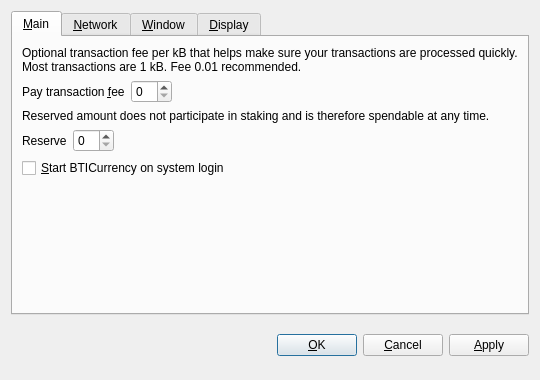
<?xml version="1.0" encoding="UTF-8"?>
<ui version="4.0">
 <class>OptionsDialog</class>
 <widget class="QDialog" name="OptionsDialog">
  <property name="geometry">
   <rect>
    <x>0</x>
    <y>0</y>
    <width>540</width>
    <height>380</height>
   </rect>
  </property>
  <property name="windowTitle">
   <string>Options</string>
  </property>
  <property name="modal">
   <bool>true</bool>
  </property>
  <layout class="QVBoxLayout" name="verticalLayout">
   <item>
    <widget class="QTabWidget" name="tabWidget">
     <property name="tabPosition">
      <enum>QTabWidget::North</enum>
     </property>
     <property name="currentIndex">
      <number>0</number>
     </property>
     <widget class="QWidget" name="tabMain">
      <attribute name="title">
       <string>&amp;Main</string>
      </attribute>
      <layout class="QVBoxLayout" name="verticalLayout_Main">
       <item>
        <widget class="QLabel" name="transactionFeeInfoLabel">
         <property name="text">
          <string>Optional transaction fee per kB that helps make sure your transactions are processed quickly. Most transactions are 1 kB. Fee 0.01 recommended.</string>
         </property>
         <property name="textFormat">
          <enum>Qt::PlainText</enum>
         </property>
         <property name="wordWrap">
          <bool>true</bool>
         </property>
        </widget>
       </item>
       <item>
        <layout class="QHBoxLayout" name="horizontalLayoutFee">
         <item>
          <widget class="QLabel" name="transactionFeeLabel">
           <property name="text">
            <string>Pay transaction &amp;fee</string>
           </property>
           <property name="textFormat">
            <enum>Qt::PlainText</enum>
           </property>
           <property name="buddy">
            <cstring>transactionFee</cstring>
           </property>
          </widget>
         </item>
         <item>
          <widget class="BitcoinAmountField" name="transactionFee"/>
         </item>
         <item>
          <spacer name="horizontalSpacerFee">
           <property name="orientation">
            <enum>Qt::Horizontal</enum>
           </property>
           <property name="sizeHint" stdset="0">
            <size>
             <width>40</width>
             <height>20</height>
            </size>
           </property>
          </spacer>
         </item>
        </layout>
       </item>
       <item>
        <widget class="QLabel" name="reserveBalanceInfoLabel">
         <property name="text">
          <string>Reserved amount does not participate in staking and is therefore spendable at any time.</string>
         </property>
         <property name="textFormat">
          <enum>Qt::PlainText</enum>
         </property>
         <property name="wordWrap">
          <bool>true</bool>
         </property>
        </widget>
       </item>
       <item>
        <layout class="QHBoxLayout" name="horizontalLayoutReserveBalance">
         <item>
          <widget class="QLabel" name="reserveBalanceLabel">
           <property name="text">
            <string>Reserve</string>
           </property>
           <property name="textFormat">
            <enum>Qt::PlainText</enum>
           </property>
           <property name="buddy">
            <cstring>reserveBalance</cstring>
           </property>
          </widget>
         </item>
         <item>
          <widget class="BitcoinAmountField" name="reserveBalance"/>
         </item>
         <item>
          <spacer name="horizontalSpacerReserveBalance">
           <property name="orientation">
            <enum>Qt::Horizontal</enum>
           </property>
           <property name="sizeHint" stdset="0">
            <size>
             <width>40</width>
             <height>20</height>
            </size>
           </property>
          </spacer>
         </item>
        </layout>
       </item>
       <item>
        <widget class="QCheckBox" name="bitcoinAtStartup">
         <property name="toolTip">
          <string>Automatically start BTICurrency after logging in to the system.</string>
         </property>
         <property name="text">
          <string>&amp;Start BTICurrency on system login</string>
         </property>
        </widget>
       </item>
       <item>
        <spacer name="verticalSpacer_Main">
         <property name="orientation">
          <enum>Qt::Vertical</enum>
         </property>
         <property name="sizeHint" stdset="0">
          <size>
           <width>20</width>
           <height>40</height>
          </size>
         </property>
        </spacer>
       </item>
      </layout>
     </widget>
     <widget class="QWidget" name="tabNetwork">
      <attribute name="title">
       <string>&amp;Network</string>
      </attribute>
      <layout class="QVBoxLayout" name="verticalLayout_Network">
       <item>
        <widget class="QCheckBox" name="mapPortUpnp">
         <property name="toolTip">
          <string>Automatically open the BTICurrency client port on the router. This only works when your router supports UPnP and it is enabled.</string>
         </property>
         <property name="text">
          <string>Map port using &amp;UPnP</string>
         </property>
        </widget>
       </item>
       <item>
        <widget class="QCheckBox" name="connectSocks">
         <property name="toolTip">
          <string>Connect to the BTICurrency network through a SOCKS5 proxy (e.g. when connecting through Tor).</string>
         </property>
         <property name="text">
          <string>&amp;Connect through SOCKS5 proxy:</string>
         </property>
        </widget>
       </item>
       <item>
        <layout class="QHBoxLayout" name="horizontalLayout_Network">
         <item>
          <widget class="QLabel" name="proxyIpLabel">
           <property name="text">
            <string>Proxy &amp;IP:</string>
           </property>
           <property name="textFormat">
            <enum>Qt::PlainText</enum>
           </property>
           <property name="buddy">
            <cstring>proxyIp</cstring>
           </property>
          </widget>
         </item>
         <item>
          <widget class="QValidatedLineEdit" name="proxyIp">
           <property name="maximumSize">
            <size>
             <width>140</width>
             <height>16777215</height>
            </size>
           </property>
           <property name="toolTip">
            <string>IP address of the proxy (e.g. 127.0.0.1)</string>
           </property>
          </widget>
         </item>
         <item>
          <widget class="QLabel" name="proxyPortLabel">
           <property name="text">
            <string>&amp;Port:</string>
           </property>
           <property name="textFormat">
            <enum>Qt::PlainText</enum>
           </property>
           <property name="buddy">
            <cstring>proxyPort</cstring>
           </property>
          </widget>
         </item>
         <item>
          <widget class="QLineEdit" name="proxyPort">
           <property name="maximumSize">
            <size>
             <width>55</width>
             <height>16777215</height>
            </size>
           </property>
           <property name="toolTip">
            <string>Port of the proxy (e.g. 9050)</string>
           </property>
          </widget>
         </item>
         <item>
          <spacer name="horizontalSpacer_Network">
           <property name="orientation">
            <enum>Qt::Horizontal</enum>
           </property>
           <property name="sizeHint" stdset="0">
            <size>
             <width>40</width>
             <height>20</height>
            </size>
           </property>
          </spacer>
         </item>
        </layout>
       </item>
       <item>
        <spacer name="verticalSpacer_Network">
         <property name="orientation">
          <enum>Qt::Vertical</enum>
         </property>
         <property name="sizeHint" stdset="0">
          <size>
           <width>20</width>
           <height>40</height>
          </size>
         </property>
        </spacer>
       </item>
      </layout>
     </widget>
     <widget class="QWidget" name="tabWindow">
      <attribute name="title">
       <string>&amp;Window</string>
      </attribute>
      <layout class="QVBoxLayout" name="verticalLayout_Window">
       <item>
        <widget class="QCheckBox" name="minimizeToTray">
         <property name="toolTip">
          <string>Show only a tray icon after minimizing the window.</string>
         </property>
         <property name="text">
          <string>&amp;Minimize to the tray instead of the taskbar</string>
         </property>
        </widget>
       </item>
       <item>
        <widget class="QCheckBox" name="minimizeOnClose">
         <property name="toolTip">
          <string>Minimize instead of exit the application when the window is closed. When this option is enabled, the application will be closed only after selecting Quit in the menu.</string>
         </property>
         <property name="text">
          <string>M&amp;inimize on close</string>
         </property>
        </widget>
       </item>
       <item>
        <spacer name="verticalSpacer_Window">
         <property name="orientation">
          <enum>Qt::Vertical</enum>
         </property>
         <property name="sizeHint" stdset="0">
          <size>
           <width>20</width>
           <height>40</height>
          </size>
         </property>
        </spacer>
       </item>
      </layout>
     </widget>
     <widget class="QWidget" name="tabDisplay">
      <attribute name="title">
       <string>&amp;Display</string>
      </attribute>
      <layout class="QVBoxLayout" name="verticalLayout_Display">
       <item>
        <layout class="QHBoxLayout" name="horizontalLayout_1_Display">
         <item>
          <widget class="QLabel" name="langLabel">
           <property name="text">
            <string>User Interface &amp;language:</string>
           </property>
           <property name="textFormat">
            <enum>Qt::PlainText</enum>
           </property>
           <property name="buddy">
            <cstring>lang</cstring>
           </property>
          </widget>
         </item>
         <item>
          <widget class="QValueComboBox" name="lang">
           <property name="toolTip">
            <string>The user interface language can be set here. This setting will take effect after restarting BTICurrency.</string>
           </property>
          </widget>
         </item>
        </layout>
       </item>
       <item>
        <layout class="QHBoxLayout" name="horizontalLayout_2_Display">
         <item>
          <widget class="QLabel" name="unitLabel">
           <property name="text">
            <string>&amp;Unit to show amounts in:</string>
           </property>
           <property name="textFormat">
            <enum>Qt::PlainText</enum>
           </property>
           <property name="buddy">
            <cstring>unit</cstring>
           </property>
          </widget>
         </item>
         <item>
          <widget class="QValueComboBox" name="unit">
           <property name="toolTip">
            <string>Choose the default subdivision unit to show in the interface and when sending coins.</string>
           </property>
          </widget>
         </item>
        </layout>
       </item>
       <item>
        <widget class="QCheckBox" name="coinControlFeatures">
         <property name="toolTip">
          <string>Whether to show coin control features or not.</string>
         </property>
         <property name="text">
          <string>Display coin &amp;control features (experts only!)</string>
         </property>
        </widget>
       </item>
       <item>
        <widget class="QCheckBox" name="minimizeCoinAge">
         <property name="toolTip">
          <string>Whether to select the coin outputs randomly or with minimal coin age.</string>
         </property>
         <property name="text">
          <string>Minimize weight consumption (experimental)</string>
         </property>
        </widget>
       </item>
       <item>
        <widget class="QCheckBox" name="useBlackTheme">
         <property name="text">
          <string>Use black visual theme (requires restart)</string>
         </property>
        </widget>
       </item>
       <item>
        <spacer name="verticalSpacer_Display">
         <property name="orientation">
          <enum>Qt::Vertical</enum>
         </property>
         <property name="sizeHint" stdset="0">
          <size>
           <width>20</width>
           <height>40</height>
          </size>
         </property>
        </spacer>
       </item>
      </layout>
     </widget>
    </widget>
   </item>
   <item>
    <layout class="QHBoxLayout" name="horizontalLayout_Buttons">
     <item>
      <spacer name="horizontalSpacer_1">
       <property name="orientation">
        <enum>Qt::Horizontal</enum>
       </property>
       <property name="sizeHint" stdset="0">
        <size>
         <width>40</width>
         <height>48</height>
        </size>
       </property>
      </spacer>
     </item>
     <item>
      <widget class="QLabel" name="statusLabel">
       <property name="font">
        <font>
         <weight>75</weight>
         <bold>true</bold>
        </font>
       </property>
       <property name="text">
        <string/>
       </property>
       <property name="textFormat">
        <enum>Qt::PlainText</enum>
       </property>
       <property name="wordWrap">
        <bool>true</bool>
       </property>
      </widget>
     </item>
     <item>
      <spacer name="horizontalSpacer_2">
       <property name="orientation">
        <enum>Qt::Horizontal</enum>
       </property>
       <property name="sizeHint" stdset="0">
        <size>
         <width>40</width>
         <height>48</height>
        </size>
       </property>
      </spacer>
     </item>
     <item>
      <widget class="QPushButton" name="okButton">
       <property name="text">
        <string>&amp;OK</string>
       </property>
      </widget>
     </item>
     <item>
      <widget class="QPushButton" name="cancelButton">
       <property name="text">
        <string>&amp;Cancel</string>
       </property>
       <property name="autoDefault">
        <bool>false</bool>
       </property>
      </widget>
     </item>
     <item>
      <widget class="QPushButton" name="applyButton">
       <property name="text">
        <string>&amp;Apply</string>
       </property>
       <property name="autoDefault">
        <bool>false</bool>
       </property>
      </widget>
     </item>
    </layout>
   </item>
  </layout>
 </widget>
 <customwidgets>
  <customwidget>
   <class>BitcoinAmountField</class>
   <extends>QSpinBox</extends>
   <header>bitcoinamountfield.h</header>
  </customwidget>
  <customwidget>
   <class>QValueComboBox</class>
   <extends>QComboBox</extends>
   <header>qvaluecombobox.h</header>
  </customwidget>
  <customwidget>
   <class>QValidatedLineEdit</class>
   <extends>QLineEdit</extends>
   <header>qvalidatedlineedit.h</header>
  </customwidget>
 </customwidgets>
 <resources/>
 <connections/>
</ui>
